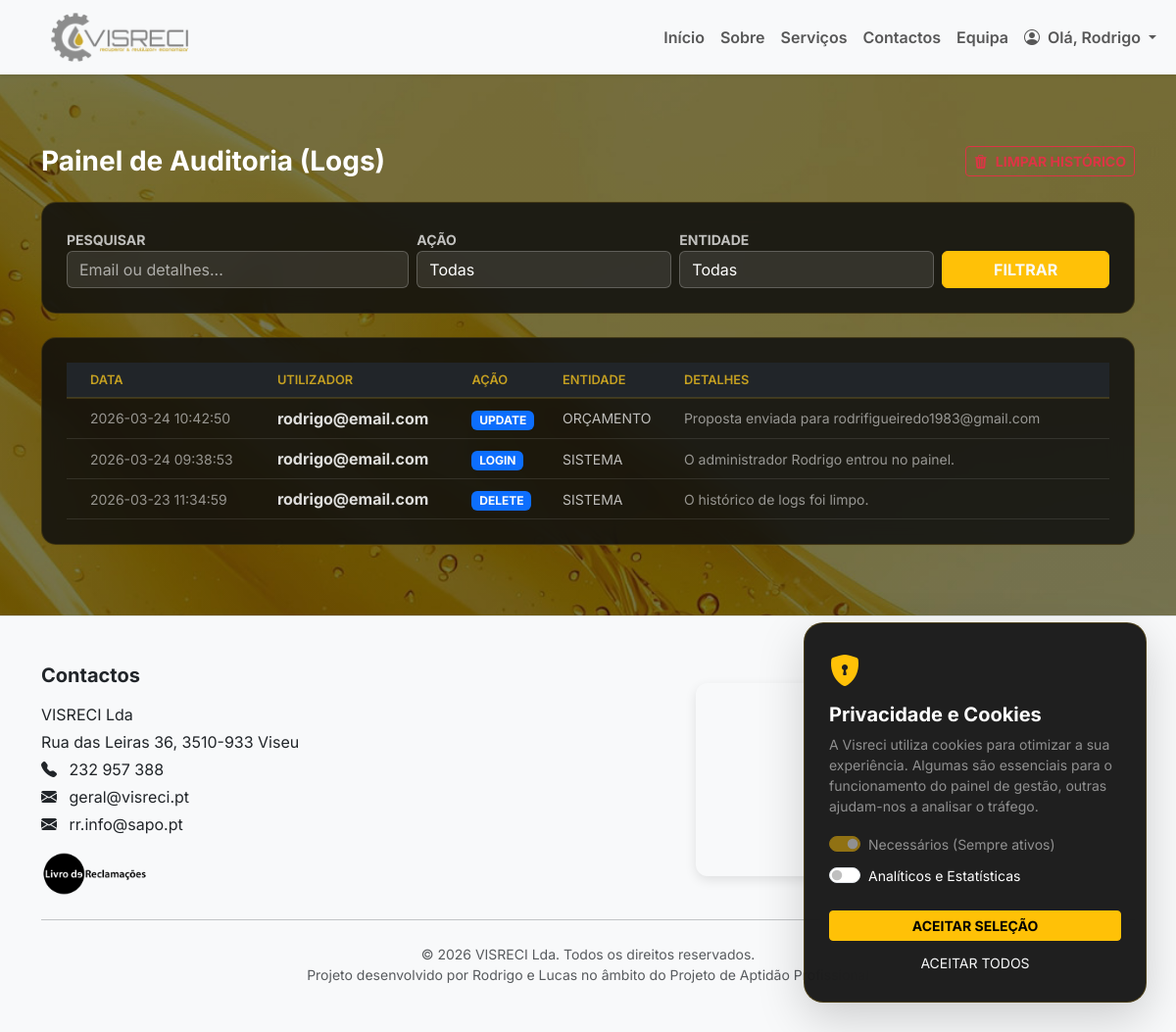
The app's page /admin/logs (signed in), older data.
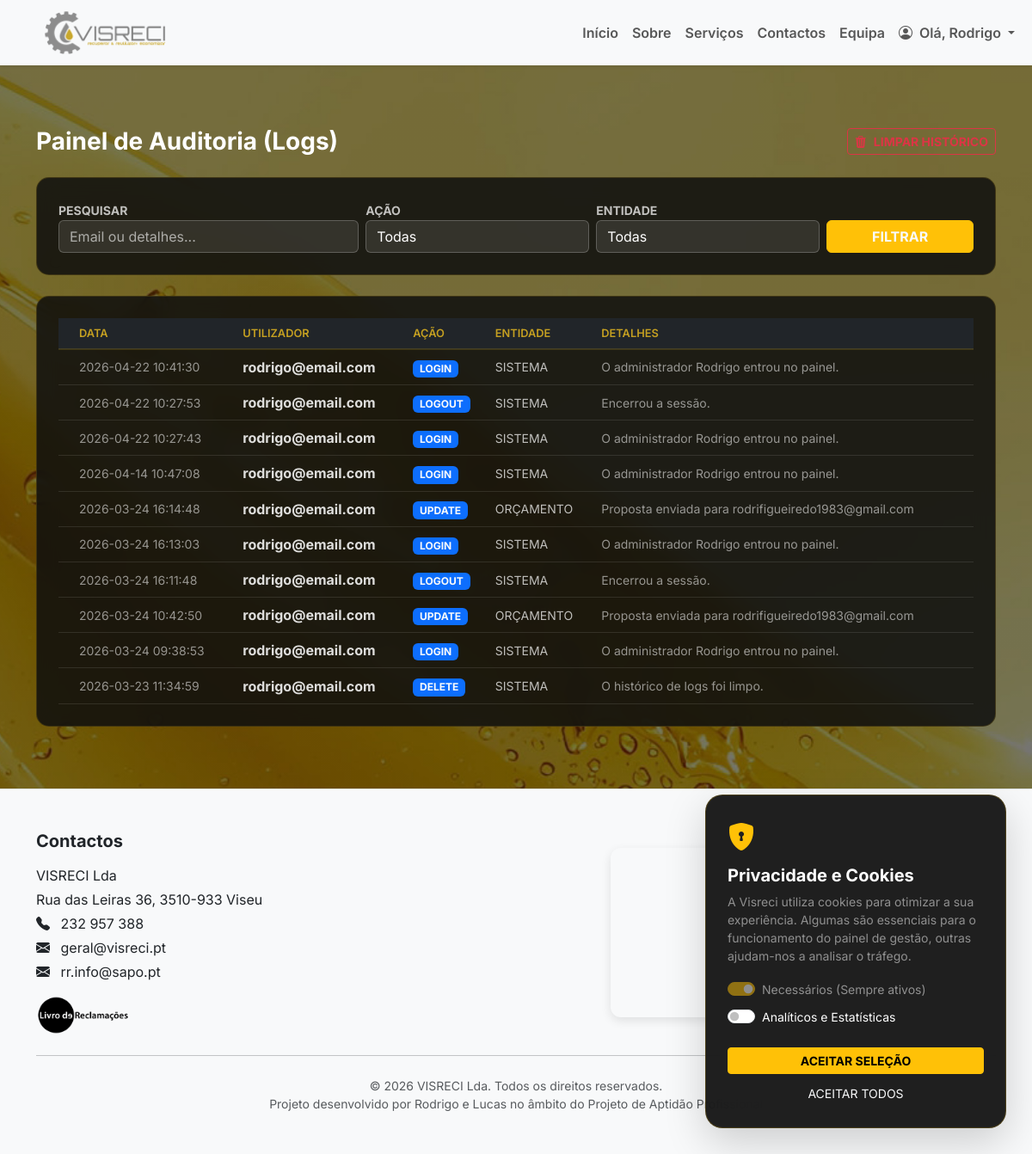
The same page, newer data.
### tables this page shows
CREATE TABLE logs (
            id INTEGER PRIMARY KEY AUTOINCREMENT,
            user_id INTEGER,
            user_email TEXT,
            action TEXT NOT NULL,
            entity TEXT NOT NULL,
            entity_id INTEGER,
            details TEXT,
            created_at DATETIME DEFAULT (datetime('now', 'localtime'))
        );

### app.py (the view)
@app.route("/admin/logs")
@login_required
def admin_logs():
    if session.get("user_role") != "admin": return redirect(url_for("dashboard"))
    page, q = request.args.get('page', 1, type=int), request.args.get('q', '').strip()
    act_f, ent_f = request.args.get('action', '').strip(), request.args.get('entity', '').strip()
    per_page = 10
    where, params = [], []
    if q: where.append("(user_email LIKE ? OR details LIKE ?)"); p = f"%{q}%"; params.extend([p, p])
    if act_f: where.append("action = ?"); params.append(act_f)
    if ent_f: where.append("entity = ?"); params.append(ent_f)
    where_sql = ("WHERE " + " AND ".join(where)) if where else ""
    conn = get_connection()
    total = conn.execute(f"SELECT COUNT(*) FROM logs {where_sql}", params).fetchone()[0]
    total_pages = max(1, math.ceil(total / per_page))
    logs = conn.execute(f"SELECT * FROM logs {where_sql} ORDER BY id DESC LIMIT ? OFFSET ?", params + [per_page, (page-1)*per_page]).fetchall()
    actions = [r[0] for r in conn.execute("SELECT DISTINCT action FROM logs WHERE action IS NOT NULL").fetchall()]
    entities = [r[0] for r in conn.execute("SELECT DISTINCT entity FROM logs WHERE entity IS NOT NULL").fetchall()]
    conn.close()
    return render_template("admin_logs.html", logs=logs, page=page, total_pages=total_pages, q=q, action=act_f, entity=ent_f, actions=actions, entities=entities)

### app.py (called while the page is built)
def get_connection():
    conn = sqlite3.connect("app.db", timeout=30)
    conn.row_factory = sqlite3.Row
    return conn

def login_required(view_func):
    @wraps(view_func)
    def wrapper(*args, **kwargs):
        if "user_id" not in session:
            return redirect(url_for("login"))
        return view_func(*args, **kwargs)
    return wrapper

@app.context_processor
def inject_translations():
    lang = session.get('lang', 'pt')
    return {
        'lang': lang,
        't': TRANSLATIONS.get(lang, TRANSLATIONS['pt'])
    }

### templates/admin_logs.html (shortened to what this page needs)
{% extends "menu.html" %}
{% block content %}
<section class="py-4 mt-5">
    <div class="container">
        <div class="d-flex justify-content-between align-items-center mb-4">
            <h3 class="text-white fw-bold m-0">Painel de Auditoria (Logs)</h3>
            <form action="{{ url_for('admin_logs_limpar') }}" method="POST"
                onsubmit="return confirm('Tens a certeza que queres apagar todos os logs permanentemente?');">
                <button type="submit" class="btn btn-outline-danger btn-sm fw-bold">
                    <i class="bi bi-trash3-fill me-2"></i>LIMPAR HISTÓRICO
                </button>
            </form>
        </div>
        <form method="GET" action="{{ url_for('admin_logs') }}" class="table-glass on-dark p-3 mb-4">
            <div class="row g-2 align-items-end">
                <div class="col-md-4">
                    <label class="text-warning small fw-bold">PESQUISAR</label>
                    <input type="text" name="q" value="{{ q }}" class="form-control input-glass"
                        placeholder="Email ou detalhes...">
                </div>
                <div class="col-md-3">
                    <label class="text-warning small fw-bold">AÇÃO</label>
                    <select name="action" class="form-select input-glass">
                        <option value="">Todas</option>
                    </select>
                </div>
                <div class="col-md-3">
                    <label class="text-warning small fw-bold">ENTIDADE</label>
                    <select name="entity" class="form-select input-glass">
                        <option value="">Todas</option>
                    </select>
                </div>
                <div class="col-md-2 d-grid">
                    <button type="submit" class="btn btn-warning fw-bold">FILTRAR</button>
                </div>
            </div>
        </form>
        <div class="table-glass on-dark p-0 overflow-hidden">
            <div class="table-responsive">
                <table class="table table-hover align-middle mb-0 text-white">
                    <thead class="bg-dark">
                        <tr class="text-warning">
                            <th class="ps-4">Data</th>
                            <th>Utilizador</th>
                            <th>Ação</th>
                            <th>Entidade</th>
                            <th>Detalhes</th>
                        </tr>
                    </thead>
                    <tbody>
                        {% for l in logs %}
                        <tr class="border-bottom border-secondary border-opacity-25">
                            <td class="ps-4 small opacity-75">{{ l.created_at }}</td>
                            <td class="fw-bold">{{ l.user_email or 'Sistema' }}</td>
                            <td><span class="badge bg-primary">{{ l.action }}</span></td>
                            <td class="text-warning small">{{ l.entity|upper }}</td>
                            <td class="small opacity-75">{{ l.details }}</td>
                        </tr>
                        {% else %}
                        <tr>
                            <td colspan="5" class="text-center py-5 text-muted italic">Nenhum log encontrado.</td>
                        </tr>
                        {% endfor %}
                    </tbody>
                </table>
            </div>
        </div>
    </div>
</section>
{% endblock %}

### templates/menu.html (shortened to what this page needs)
<!doctype html>
<html lang="pt">
<head>
    <link href="https://cdn.jsdelivr.net/npm/bootstrap@5.3.2/dist/css/bootstrap.min.css" rel="stylesheet">
    <link rel="stylesheet" href="https://cdn.jsdelivr.net/npm/bootstrap-icons@1.11.3/font/bootstrap-icons.min.css">
    <link rel="stylesheet" href="/CSS/style.css">
</head>
<body class="{% block body_class %}{% endblock %}">
    <nav class="navbar navbar-expand-lg navbar-light bg-light shadow-sm sticky-top">
        <div class="container-fluid">
            <a class="navbar-brand mx-auto mx-lg-0 d-flex align-items-center" href="{{ url_for('index') }}">
                <img src="/IMG/LogoLetra.png" alt="Visreci Logo" class="logo-navbar" style="max-height: 50px;">
            </a>
            <div class="collapse navbar-collapse" id="menuNav">
                <ul class="navbar-nav ms-auto mb-2 mb-lg-0 fw-semibold">
                    <li class="nav-item"><a class="nav-link" href="{{ url_for('index') }}">Início</a></li>
                    <li class="nav-item"><a class="nav-link" href="{{ url_for('sobre') }}">Sobre</a></li>
                    <li class="nav-item"><a class="nav-link" href="{{ url_for('servicos') }}">Serviços</a></li>
                    <li class="nav-item"><a class="nav-link" href="{{ url_for('contactos') }}">Contactos</a></li>
                    <li class="nav-item"><a class="nav-link" href="{{ url_for('equipa') }}">Equipa</a></li>
                    {% if session.get("user_id") %}
                    <li class="nav-item dropdown">
                        <a class="nav-link dropdown-toggle" href="#" role="button" data-bs-toggle="dropdown">
                            <i class="bi bi-person-circle me-1"></i> Olá, {{ session.get("user_name") }}
                        </a>
                    </li>
                    {% else %}
                    <li class="nav-item">
                        <a class="nav-link" href="{{ url_for('login') }}">
                            <i class="bi bi-lock-fill me-1"></i> Área Reservada
                        </a>
                    </li>
                    {% endif %}
                </ul>
            </div>
        </div>
    </nav>
    <main>
        {% block content %}{% endblock %}
    </main>
    <footer class="bg-light text-dark text-center text-md-start py-5 mt-5 border-top">
        <div class="container">
            <div class="row align-items-center">
                <div class="col-md-6 mb-4 mb-md-0">
                    <h5 class="fw-bold mb-3">Contactos</h5>
                    <p class="mb-1">VISRECI Lda</p>
                    <p class="mb-1">Rua das Leiras 36, 3510-933 Viseu</p>
                    <p class="mb-1"><i class="bi bi-telephone-fill me-2"></i> 232 957 388</p>
                    <p class="mb-1"><i class="bi bi-envelope-fill me-2"></i> geral@visreci.pt</p>
                    <p class="mb-3"><i class="bi bi-envelope-fill me-2"></i> rr.info@sapo.pt</p>
                    <a href="https://www.livroreclamacoes.pt/Pedido/Reclamacao" target="_blank" rel="noopener noreferrer"
                        class="text-warning text-decoration-none small fw-bold d-flex align-items-center">
                        <img src="{{ url_for('static', filename='IMG/logo_LRE_preto positivo.png') }}"
                            alt="Livro de Reclamações" style="height: 45px; width: auto;" class="me-2">
                    </a>
                </div>
                <div class="col-md-6 d-flex justify-content-center">
                </div>
            </div>
            <hr class="my-4">
            <div class="text-center small text-muted">
                © 2026 VISRECI Lda. Todos os direitos reservados.
            </div>
            <div class="text-center small text-muted">
                Projeto desenvolvido por Rodrigo e Lucas no âmbito do Projeto de Aptidão Profissional
            </div>
        </div>
    </footer>
    <div id="cookie-consent" class="cookie-modal shadow-lg" style="display: none;">
        <div class="cookie-content">
            <div class="cookie-header">
                <i class="bi bi-shield-lock-fill text-warning fs-2"></i>
                <h5 class="text-white mt-2 fw-bold">Privacidade e Cookies</h5>
            </div>
            <div class="cookie-body">
                <p class="text-white-50 small">
                    A Visreci utiliza cookies para otimizar a sua experiência. Algumas são essenciais para o
                    funcionamento do painel de gestão, outras ajudam-nos a analisar o tráfego.
                </p>
                <div class="cookie-options">
                    <div class="form-check form-switch mb-2">
                        <input class="form-check-input" type="checkbox" id="cookies-essenciais" checked disabled>
                        <label class="form-check-label text-white small" for="cookies-essenciais">Necessários (Sempre
                            ativos)</label>
                    </div>
                    <div class="form-check form-switch mb-2">
                        <input class="form-check-input" type="checkbox" id="cookies-analiticos">
                        <label class="form-check-label text-white small" for="cookies-analiticos">Analíticos e
                            Estatísticas</label>
                    </div>
                </div>
            </div>
            <div class="cookie-footer d-grid gap-2 mt-4">
                <button onclick="saveConsent()" class="btn btn-warning fw-bold btn-sm">ACEITAR SELEÇÃO</button>
                <button onclick="acceptAllCookies()" class="btn btn-outline-light btn-sm border-0">ACEITAR
                    TODOS</button>
            </div>
        </div>
    </div>
</body>
</html>

### CSS/style.css (style rules this page uses)
:root { --vis-accent: #ffc107; --vis-accent-hover: #e0a800; --vis-text: #f9fafb; --vis-muted: rgba(255, 255, 255, .72); --vis-glass: rgba(255, 255, 255, .12); --vis-glass-2: rgba(255, 255, 255, .08); --vis-glass-border: rgba(255, 255, 255, .18); --vis-shadow: 0 20px 60px rgba(0, 0, 0, .35); --vis-shadow-soft: 0 10px 30px rgba(0, 0, 0, .20); }
body { margin: 0; padding: 0; font-family: 'Inter', sans-serif; min-height: 100vh; background: none; }
body::before { content: ""; position: fixed; inset: 0; z-index: -1; background: linear-gradient(rgba(0, 0, 0, 0.25), rgba(0, 0, 0, 0.25)), url('../IMG/fundo.jpg') no-repeat center center; background-size: cover; backdrop-filter: blur(1.5px); -webkit-backdrop-filter: blur(1.5px); background-attachment: scroll; }
section { scroll-margin-top: 100px; }
.navbar { padding-top: 0.5rem; padding-bottom: 0.5rem; z-index: 1030; }
.logo-navbar { height: 70px; width: auto; margin-left: 40px; }
.navbar-brand { display: flex; align-items: center; }
footer { background-color: rgba(248, 249, 250, 0.95); backdrop-filter: blur(5px); -webkit-backdrop-filter: blur(5px); }
.on-dark, .on-dark * { color: var(--vis-text); }
.input-glass { background: rgba(255, 255, 255, .10) !important; border: 1px solid rgba(255, 255, 255, .22) !important; color: var(--vis-text) !important; }
.input-glass::placeholder { color: rgba(255, 255, 255, .60) !important; }
.table-glass { background: rgba(0, 0, 0, .35); border: 1px solid rgba(255, 255, 255, .16); border-radius: 18px; overflow: hidden; }
.table-glass .table { --bs-table-bg: transparent; --bs-table-color: rgba(255, 255, 255, .86); --bs-table-border-color: rgba(255, 255, 255, .10); --bs-table-striped-bg: rgba(255, 255, 255, .06); --bs-table-hover-bg: rgba(255, 255, 255, .08); }
.table-glass thead { background: rgba(255, 255, 255, .10); }
.table-glass th { color: rgba(255, 255, 255, .92) !important; border-color: rgba(255, 255, 255, .14) !important; }
.table-glass td { color: rgba(255, 255, 255, .86) !important; border-color: rgba(255, 255, 255, .10) !important; }
.table-glass .text-muted, .table-glass .small, .table-glass small { color: rgba(255, 255, 255, .72) !important; }
.table-glass.on-dark { background: rgba(15, 15, 15, 0.85) !important; backdrop-filter: blur(12px); -webkit-backdrop-filter: blur(12px); border-radius: 15px; border: 1px solid rgba(197, 160, 33, 0.2); padding: 25px !important; }
.table thead th { color: #c5a021 !important; font-weight: 600; text-transform: uppercase; font-size: 0.8rem; border-bottom: 2px solid rgba(197, 160, 33, 0.2) !important; }
.input-glass option { background-color: #222 !important; color: #fff !important; }
.input-glass { color: white !important; }

### templates/menu.html (style rules this page uses)
html, body { height: 100%; }
body { display: flex; flex-direction: column; }
main { flex: 1 0 auto; }
footer { flex-shrink: 0; }
.cookie-modal { position: fixed; bottom: 30px; right: 30px; width: 350px; background: rgba(20, 20, 20, 0.95); backdrop-filter: blur(20px); border: 1px solid rgba(255, 193, 7, 0.2); border-radius: 20px; z-index: 10000; padding: 25px; color: white; }
.cookie-header i { animation: pulse 2s infinite; }
.form-check-input:checked { background-color: #ffc107; border-color: #ffc107; }

### templates/admin_logs.html (style rules this page uses)
.input-glass option { background: #222; color: #fff; }

Row changes from the older to the newer data that the page shows:
added logs: created_at "2026-04-22 10:41:30", user_email "rodrigo@email.com", action "LOGIN", entity "SISTEMA", details "O administrador Rodrigo entrou no painel."
added logs: created_at "2026-04-22 10:27:53", user_email "rodrigo@email.com", action "LOGOUT", entity "SISTEMA", details "Encerrou a sessão."
added logs: created_at "2026-04-22 10:27:43", user_email "rodrigo@email.com", action "LOGIN", entity "SISTEMA", details "O administrador Rodrigo entrou no painel."
added logs: created_at "2026-04-14 10:47:08", user_email "rodrigo@email.com", action "LOGIN", entity "SISTEMA", details "O administrador Rodrigo entrou no painel."
added logs: created_at "2026-03-24 16:14:48", user_email "rodrigo@email.com", action "UPDATE", entity "ORÇAMENTO", details "Proposta enviada para rodrifigueiredo1983@gmail.com"
added logs: created_at "2026-03-24 16:13:03", user_email "rodrigo@email.com", action "LOGIN", entity "SISTEMA", details "O administrador Rodrigo entrou no painel."
added logs: created_at "2026-03-24 16:11:48", user_email "rodrigo@email.com", action "LOGOUT", entity "SISTEMA", details "Encerrou a sessão."
